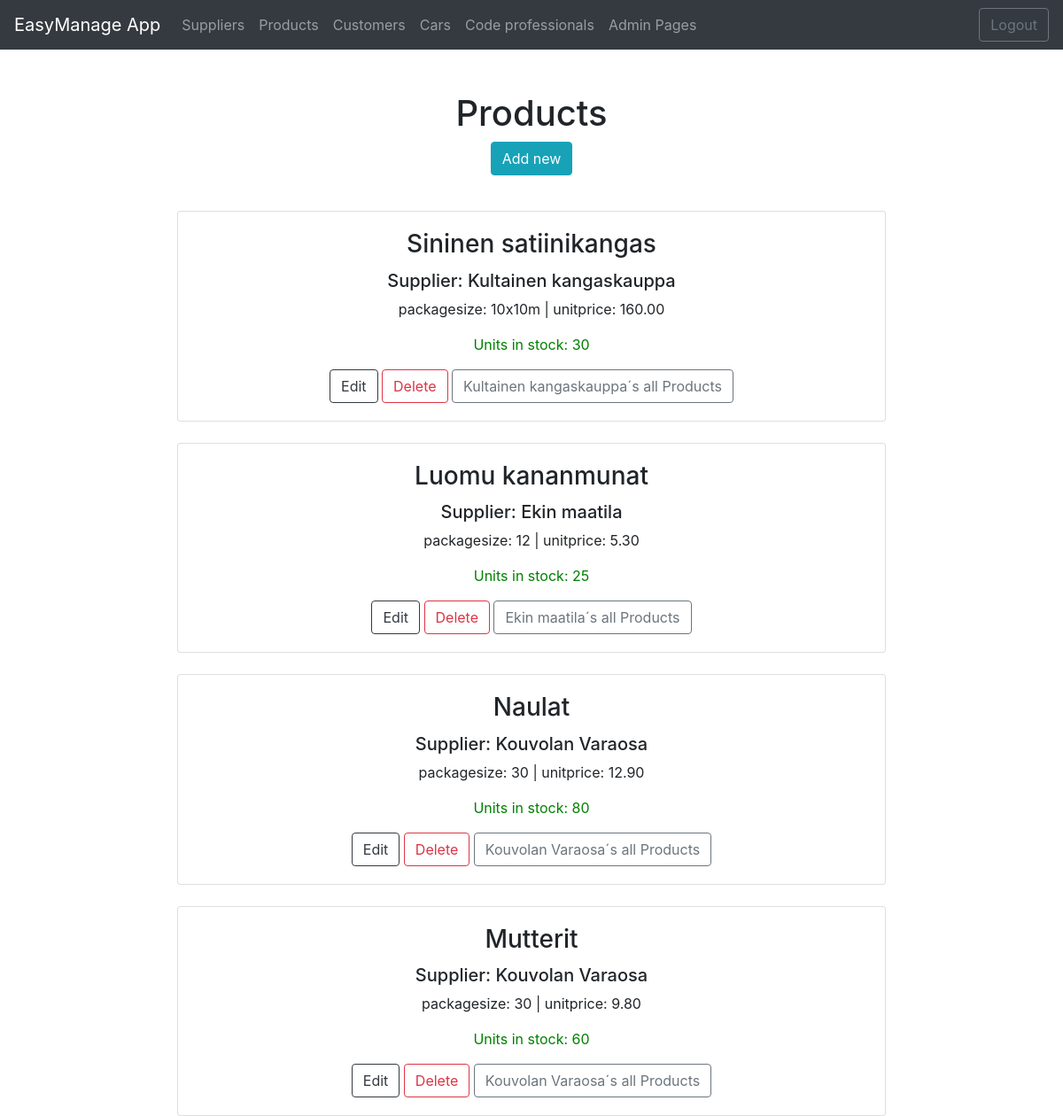
Screenshot of /products/ (signed in) with the database file from the repository.
### app/models.py (models this page shows, shortened)
class Product(models.Model):
    productname = models.CharField(max_length= 50, default="laku")
    packagesize = models.CharField(max_length= 50, default=3)
    unitprice = models.DecimalField(max_digits= 8, decimal_places=2, default=1.00)
    unitsinstock = models.IntegerField(default=3)
    supplier = models.ForeignKey(Supplier, on_delete=models.CASCADE)

class Supplier(models.Model):
    companyname = models.CharField(max_length= 50, default="firma")
    contactname = models.CharField(max_length= 50, default="firma")
    address = models.CharField(max_length= 100, default="firma")
    phone = models.CharField(max_length= 20, default="firma")
    email = models.CharField(max_length= 50, default="firma")
    country = models.CharField(max_length= 50, default="firma")

### app/views.py (the view)
# urls.py: path('products/', productlistview),
def productlistview(request):
    if not request.user.is_authenticated:
         return render(request, 'loginpage.html')
    else:
        productlist = Product.objects.all()
        supplierlist = Supplier.objects.all()
        context = {'products': productlist, 'suppliers': supplierlist}
        return render (request,"productlist.html",context)

### app/templates/productlist.html (shortened to what this page needs)
{% extends 'index.html' %}
{% block content %}
<br />
<br />
<h1>Products</h1>
<button id="add-btn" onclick="showaddform()" class="btn btn-info">Add new</button>
{% for p in products %}
<br>
<div class="card" style="width: 50rem;">
    <div class="card-body">
        <h3 class="card-title">{{p.productname}} </h3>
        <h5 class="card-text">Supplier: {{p.supplier.companyname}}</h5>
        <p class="card-text">packagesize: {{p.packagesize}} | unitprice: {{p.unitprice}}</p>
        <p class="card-text" style="color: green;">Units in stock: {{p.unitsinstock}}</p>
        <a href="/edit-product-get/{{p.id}}/" class="btn btn-outline-dark">Edit</a>
        <a href="/confirm-delete-product/{{p.id}}/" class="btn btn-outline-danger">Delete</a>
        <a href="/products-by-supplier/{{p.supplier.id}}/" class="btn btn-outline-secondary">{{p.supplier.companyname}}´s all
            Products</a>
    </div>
</div>
{% empty %}
<div class="card" style="width: 50rem;">
    <div class="card-body">
        <p class="card-text">No products found in the database </p>
    </div>
</div>
{%endfor%}
{% endblock %}

### rows the page displays
Product: productname "Sininen satiinikangas", supplier.companyname "Kultainen kangaskauppa", packagesize "10x10m", unitprice "160.00", unitsinstock "30"
Product: productname "Luomu kananmunat", supplier.companyname "Ekin maatila", packagesize "12", unitprice "5.30", unitsinstock "25"
Product: productname "Naulat", supplier.companyname "Kouvolan Varaosa", packagesize "30", unitprice "12.90", unitsinstock "80"
Product: productname "Mutterit", supplier.companyname "Kouvolan Varaosa", packagesize "30", unitprice "9.80", unitsinstock "60"
